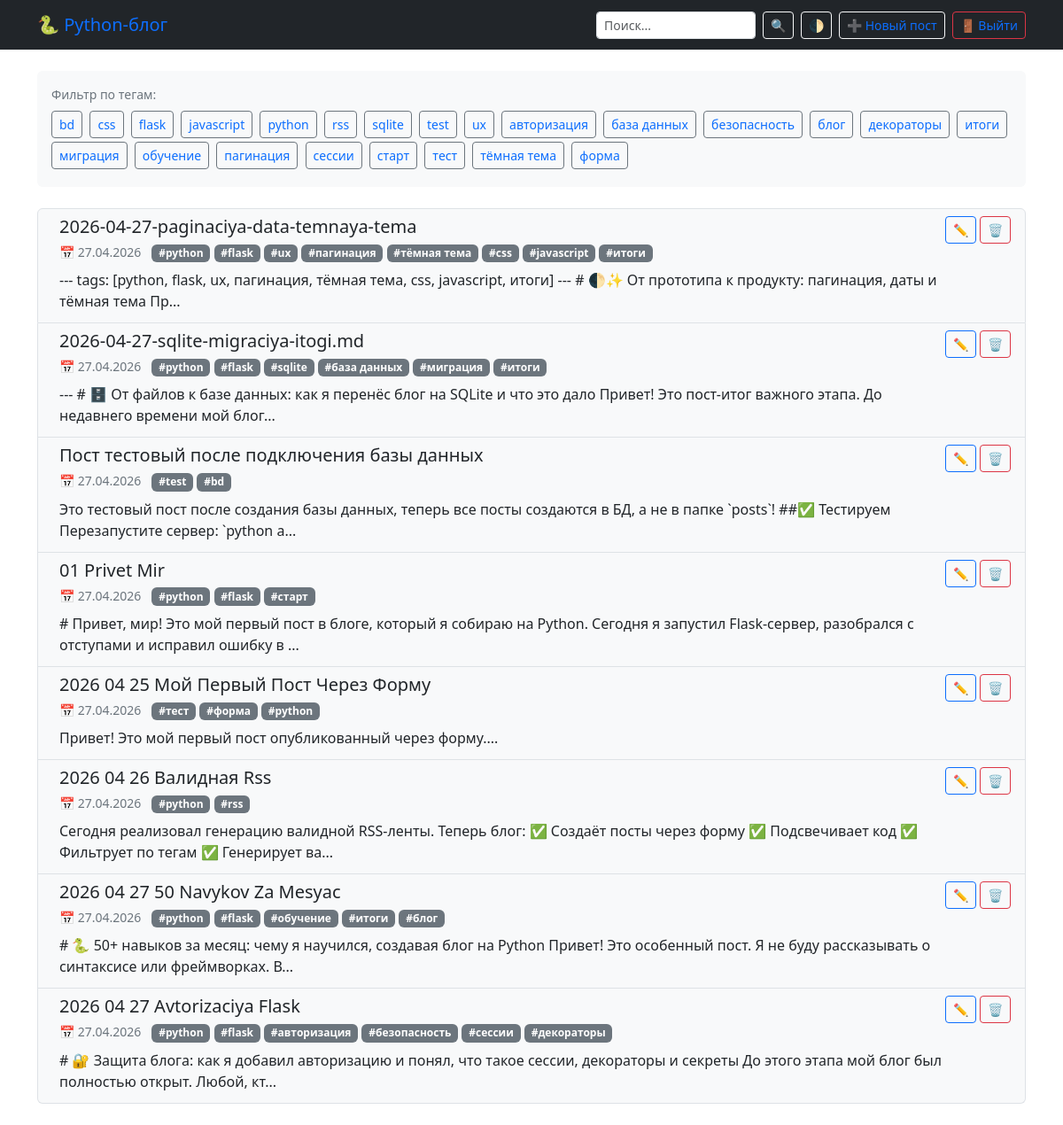
The page / (signed in) on the database its author committed.
### tables this page shows
CREATE TABLE posts (
                id INTEGER PRIMARY KEY AUTOINCREMENT,
                title TEXT NOT NULL,
                slug TEXT UNIQUE NOT NULL,
                content TEXT NOT NULL,
                tags TEXT DEFAULT '',
                created_at TIMESTAMP DEFAULT CURRENT_TIMESTAMP
            );

### app.py (the view)
@app.route("/")
def index():
    page = request.args.get('page', 1, type=int)
    pagination = load_posts(page=page, per_page=10)
    return render_template("index.html", pagination=pagination)

### app.py (called while the page is built)
def get_db():
    conn = sqlite3.connect(DB_NAME)
    conn.row_factory = sqlite3.Row
    return conn

@app.template_filter('highlight')
def highlight_filter(text, query):
    if not query or not text:
        return text
    safe_text = escape(text)
    pattern = re.compile(re.escape(query), re.IGNORECASE)
    highlighted = pattern.sub(lambda m: f"<mark>{m.group()}</mark>", safe_text)
    return Markup(highlighted)

### templates/index.html (shortened to what this page needs)
{% extends "base.html" %}
{% block content %}
<div class="mb-4 p-3 bg-light rounded">
  <small class="text-muted d-block mb-2">Фильтр по тегам:</small>
  {% for t in pagination.tags %}
    {% if t == active_tag %}
      <a href="/tag/{{ t }}" class="btn btn-primary btn-sm me-1 mb-1">{{ t }}</a>
    {% else %}
      <a href="/tag/{{ t }}" class="btn btn-outline-secondary btn-sm me-1 mb-1">{{ t }}</a>
    {% endif %}
  {% endfor %}
</div>
<div class="list-group mb-4">
  {% for post in pagination.posts %}
  <div class="list-group-item list-group-item-action d-flex justify-content-between align-items-start">
    <div class="ms-2 me-auto">
      <a href="/post/{{ post.slug }}" class="text-decoration-none">
        <h5 class="mb-1 text-dark">{{ post.title | highlight(query) }}</h5>
      </a>
      <div class="mb-2">
        <small class="text-muted me-2">📅 {{ post.date.strftime("%d.%m.%Y") }}</small>
        {% for tag in post.tags %}
          <span class="badge bg-secondary">#{{ tag }}</span>
        {% endfor %}
      </div>
      <p class="mb-1">{{ post.preview | highlight(query) }}</p>
    </div>
    {% if session.logged_in %}
    <div class="d-flex gap-1">
      <a href="/post/{{ post.slug }}/edit" class="btn btn-sm btn-outline-primary">✏️</a>
      <form action="/post/{{ post.slug }}/delete" method="POST" class="d-inline">
        <button type="submit" class="btn btn-sm btn-outline-danger" onclick="return confirm('Удалить «{{ post.title }}»?')">🗑️</button>
      </form>
    </div>
    {% endif %}
  </div>
  {% endfor %}
</div>
{% endblock %}

### templates/base.html (style rules this page uses)
:root { --bg-color: #ffffff; --text-color: #212529; --card-bg: #f8f9fa; --link-color: #0d6efd; --border-color: #dee2e6; }
body { background-color: var(--bg-color); color: var(--text-color); transition: background-color 0.3s ease, color 0.3s ease; }
.list-group-item { background-color: var(--card-bg) !important; color: var(--text-color) !important; border-color: var(--border-color) !important; }
a { color: var(--link-color) !important; }
.text-muted { color: #6c757d !important; }

### rows shown on the page
posts: title|highlight "2026-04-27-paginaciya-data-temnaya-tema", date "27.04.2026", tags "python" "flask" "ux" "пагинация" "тёмная тема" "css" "javascript" "итоги", preview|highlight "--- tags: [python, flask, ux, пагинация, тёмная тема, css, javascript, итоги] --- # 🌓✨ От прототипа к продукту: пагинация, даты и тёмная тема Пр..."
posts: title|highlight "2026-04-27-sqlite-migraciya-itogi.md", date "27.04.2026", tags "python" "flask" "sqlite" "база данных" "миграция" "итоги", preview|highlight "--- # 🗄️ От файлов к базе данных: как я перенёс блог на SQLite и что это дало Привет! Это пост-итог важного этапа. До недавнего времени мой блог..."
posts: title|highlight "Пост тестовый после подключения базы данных", date "27.04.2026", tags "test" "bd", preview|highlight "Это тестовый пост после создания базы данных, теперь все посты создаются в БД, а не в папке `posts`! ##✅ Тестируем Перезапустите сервер: `python a..."
posts: title|highlight "01 Privet Mir", date "27.04.2026", tags "python" "flask" "старт", preview|highlight "# Привет, мир! Это мой первый пост в блоге, который я собираю на Python. Сегодня я запустил Flask-сервер, разобрался с отступами и исправил ошибку в ..."
posts: title|highlight "2026 04 25 Мой Первый Пост Через Форму", date "27.04.2026", tags "тест" "форма" "python", preview|highlight "Привет! Это мой первый пост опубликованный через форму...."
posts: title|highlight "2026 04 26 Валидная Rss", date "27.04.2026", tags "python" "rss", preview|highlight "Сегодня реализовал генерацию валидной RSS-ленты. Теперь блог: ✅ Создаёт посты через форму ✅ Подсвечивает код ✅ Фильтрует по тегам ✅ Генерирует ва..."
posts: title|highlight "2026 04 27 50 Navykov Za Mesyac", date "27.04.2026", tags "python" "flask" "обучение" "итоги" "блог", preview|highlight "# 🐍 50+ навыков за месяц: чему я научился, создавая блог на Python Привет! Это особенный пост. Я не буду рассказывать о синтаксисе или фреймворках. В..."
posts: title|highlight "2026 04 27 Avtorizaciya Flask", date "27.04.2026", tags "python" "flask" "авторизация" "безопасность" "сессии" "декораторы", preview|highlight "# 🔐 Защита блога: как я добавил авторизацию и понял, что такое сессии, декораторы и секреты До этого этапа мой блог был полностью открыт. Любой, кт..."

### other values the page prints
{{ t }} "bd" "css" "flask" "javascript" "python" "rss" "sqlite" "test" "ux" "авторизация" "база данных" "безопасность" "блог" "декораторы" "итоги" "миграция" "обучение" "пагинация" "сессии" "старт" "тест" "тёмная тема" "форма"
